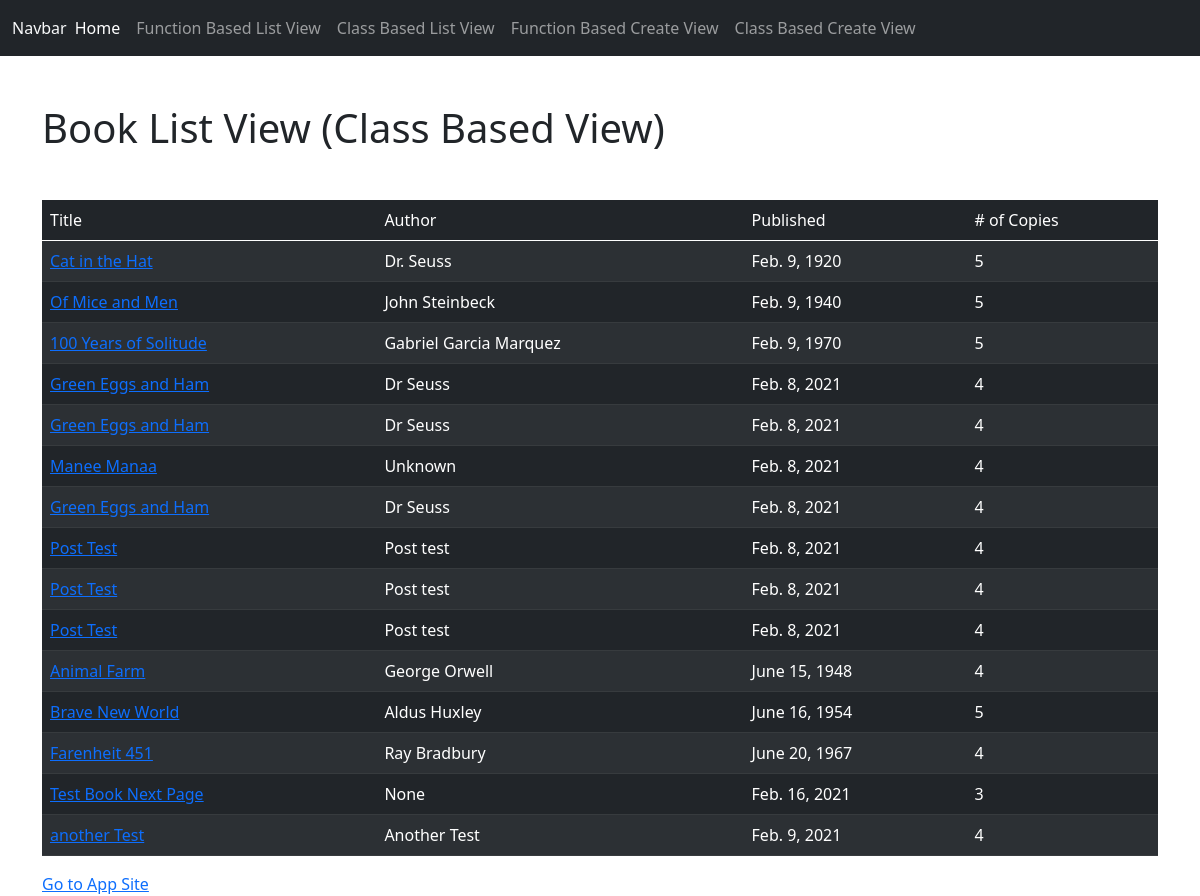
Page /firstapp/BookListView on the earlier database version.
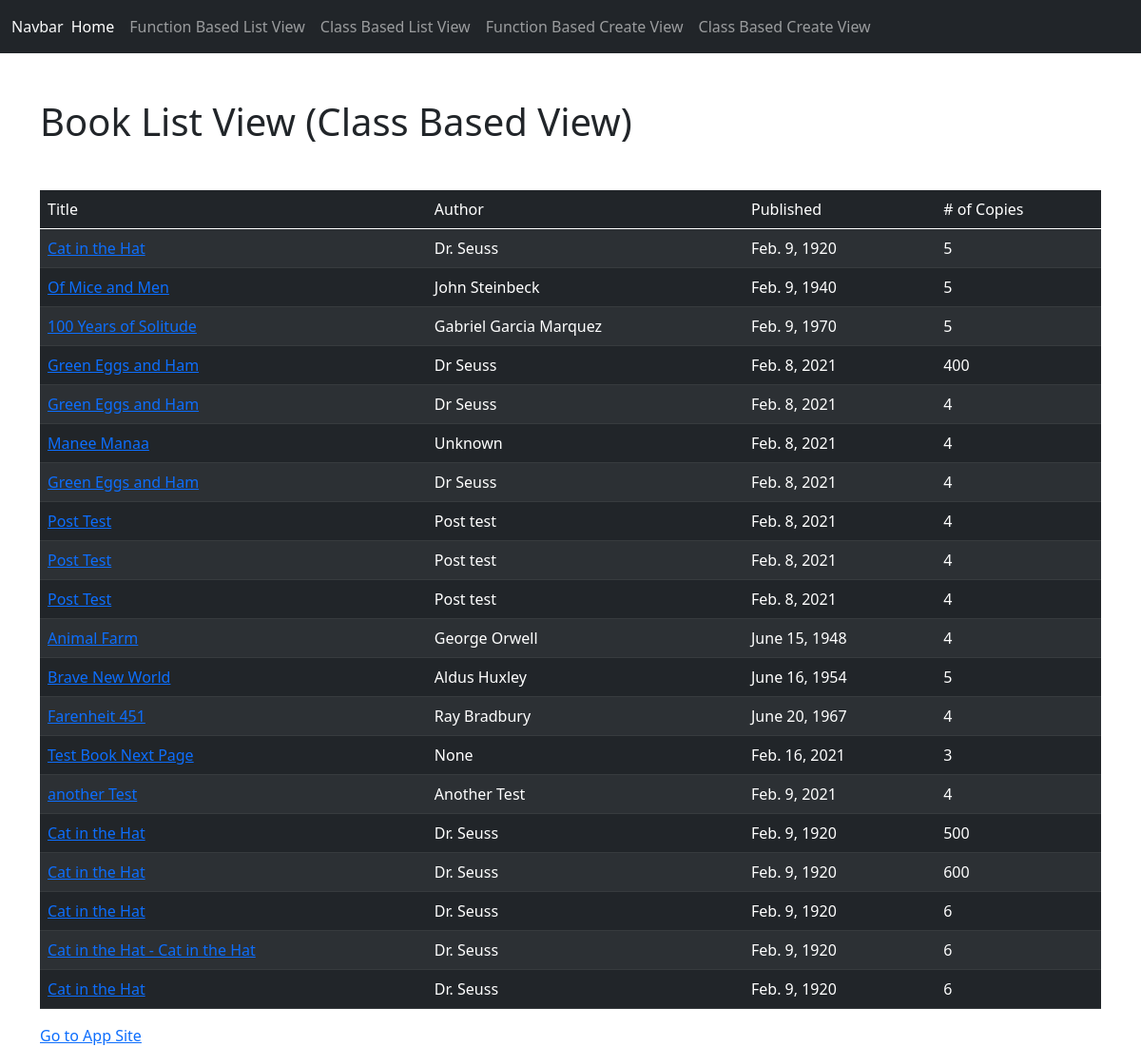
Same page on the later database version.
### firstapp/models.py (models this page shows, shortened)
class Book(models.Model):
	title = models.CharField(max_length=200, null=True, blank=True)
	author = models.CharField(max_length=200, null=True, blank=True)
	published_date = models.DateField()
	number_of_copies = models.IntegerField()

### firstapp/views.py (the view)
# urls.py: path('BookListView', views.BookListView.as_view(), name='BookListView'),
class BookListView(ListView):
	model = Book

### firstapp/templates/firstapp/book_list.html
{% extends 'base.html' %}
{% block content %}
<div class="my-5">
	<h1>Book List View (Class Based View)</h1>
</div>
<table class="table table-dark table-striped text-white">
	<thead>
		<td>Title</td>
		<td>Author</td>
		<td>Published</td>
		<td># of Copies</td>
	</thead>
	<tbody>
		{% for book in book_list %}
			<tr>
				<td><a href="{% url 'firstapp:BookDetailView' pk=book.pk %}">{{book.title}}</a></td>
				<td>{{book.author}}</td>
				<td>{{book.published_date}}</td>
				<td>{{book.number_of_copies}}</td>
			</tr>
		{% endfor %}
	</tbody>
</table>
<a href="{% url 'firstapp:firstapp_index' %}">Go to App Site</a>
{% endblock %}

Differences in the rows shown:
changed Book (number 4 of 20 on the later page): number_of_copies "4" → "400"
added Book: title "Cat in the Hat", author "Dr. Seuss", published_date "Feb. 9, 1920", number_of_copies "500"
added Book: title "Cat in the Hat", author "Dr. Seuss", published_date "Feb. 9, 1920", number_of_copies "600"
added Book: title "Cat in the Hat", author "Dr. Seuss", published_date "Feb. 9, 1920", number_of_copies "6"
added Book: title "Cat in the Hat - Cat in the Hat", author "Dr. Seuss", published_date "Feb. 9, 1920", number_of_copies "6"
added Book: title "Cat in the Hat", author "Dr. Seuss", published_date "Feb. 9, 1920", number_of_copies "6"
